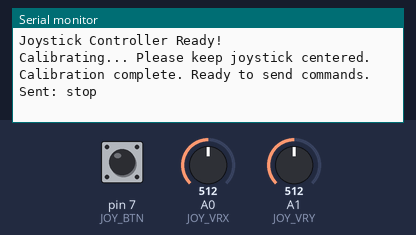
This sketch was run on a simulated Arduino Uno, built with avr-gcc and run on an emulated ATmega328P. Shown: the last lines printed to the serial monitor. Inputs (shaded band) come from the test bench; at power-on: A0 (JOY_VRX) = 512, A1 (JOY_VRY) = 512, pin 7 (JOY_BTN) HIGH.

Above: at 2.7 s.
2.8 s: A0 (JOY_VRX) set to 716
At 3.3 s:
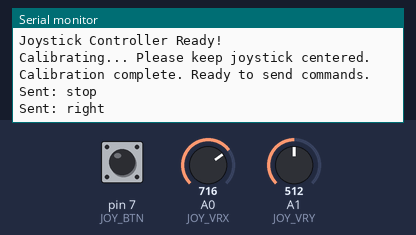
4.3 s: A1 (JOY_VRY) set to 716
At 4.7 s:
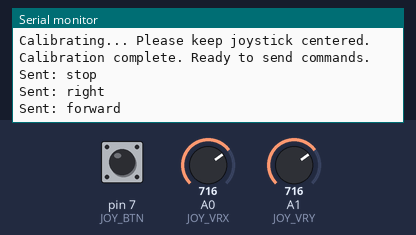
5.8 s: pin 7 (JOY_BTN) pulled LOW for 0.15 s
At 7.0 s:
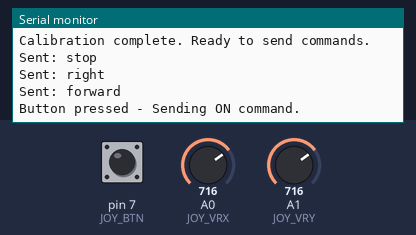
7.4 s: A1 (JOY_VRY) set to 306
At 8.7 s:
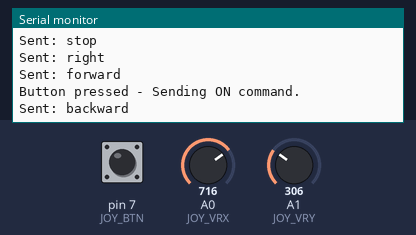

Measured:
- after the input at 2.8 s, the serial monitor: prints a new line at once (image 1)
- after the input at 4.3 s, the serial monitor: prints a new line at once (image 2)
- after the input at 5.8 s, the serial monitor: prints a new line at once (image 3)
- after the input at 7.4 s, the serial monitor: prints a new line at once (image 4)

The sketch:

joystick_controller.ino
```cpp
#include <SoftwareSerial.h>

// Configure SoftwareSerial for Bluetooth communication
SoftwareSerial BT(2, 3); // RX, TX for BLE module

// Joystick analog input pins
#define JOY_VRX A0 // Analog pin for X-axis
#define JOY_VRY A1 // Analog pin for Y-axis

// Optional joystick button pin
#define JOY_BTN 7

// --- Calibration Values ---
// These are crucial. You'll need to adjust them based on your specific joystick.
// Read your joystick's resting values using the debug code and enter them here.
#define CENTER_X 512 // Center value for X-axis (typically around 512)
#define CENTER_Y 512 // Center value for Y-axis (typically around 512)
#define DEADZONE 100 // Area around the center where no movement is detected (prevents drift)
#define MOVEMENT_THRESHOLD 200 // How far the joystick must move from the deadzone to trigger an action

// --- State Variables ---
String lastSentCommand = ""; // To avoid sending redundant commands

void setup() {
  // Initialize Serial communication at 38400 baud
  Serial.begin(38400);
  // Initialize Bluetooth serial communication at 38400 baud
  BT.begin(38400);

  // Set the button pin as an input with an internal pull-up resistor
  pinMode(JOY_BTN, INPUT_PULLUP);

  Serial.println("Joystick Controller Ready!");
  Serial.println("Calibrating... Please keep joystick centered.");
  delay(1500); // Give a moment for setup

  // Initial calibration check can be added here if needed, but the loop handles it.
  Serial.println("Calibration complete. Ready to send commands.");
}

void loop() {
  // Read raw analog values from the joystick
  int xVal = analogRead(JOY_VRX);
  int yVal = analogRead(JOY_VRY);
  bool buttonPressed = digitalRead(JOY_BTN) == LOW; // Button is LOW when pressed

  // Calculate deviation from the center for X and Y axes
  int xDiff = xVal - CENTER_X;
  int yDiff = yVal - CENTER_Y;

  String currentCommand = "stop"; // Default command is 'stop'

  // --- Determine Movement Command ---

  // Check if the joystick is outside the deadzone for any axis
  if (abs(xDiff) < DEADZONE && abs(yDiff) < DEADZONE) {
    // Joystick is in the neutral/deadzone
    currentCommand = "stop";
  } else if (yDiff > MOVEMENT_THRESHOLD) {
    // Joystick pushed forward (up on the axis)
    currentCommand = "forward";
  } else if (yDiff < -MOVEMENT_THRESHOLD) {
    // Joystick pulled backward (down on the axis)
    currentCommand = "backward";
  } else if (xDiff < -MOVEMENT_THRESHOLD) {
    // Joystick pushed left
    currentCommand = "left";
  } else if (xDiff > MOVEMENT_THRESHOLD) {
    // Joystick pushed right
    currentCommand = "right";
  }
  // If it's not neutral but doesn't meet a specific threshold, it might be a slight drift.
  // We default to 'stop' if no clear direction is detected.

  // --- Send Command Only if it Changes ---
  if (currentCommand != lastSentCommand) {
    sendCommand(currentCommand);
    lastSentCommand = currentCommand; // Update the last sent command
  }

  // --- Handle Button Press ---
  if (buttonPressed) {
    // Send "on" command when button is pressed
    // We send it directly without checking lastSentCommand to ensure it's registered
    Serial.println("Button pressed - Sending ON command.");
    BT.print("on\n"); // Send "on" followed by a newline
    // Add a small delay to prevent rapid re-triggering and debounce
    delay(300);
  }

  // Small delay to prevent overwhelming the serial buffer or Bluetooth module
  delay(100);
}

// Function to send command via Bluetooth and print to Serial Monitor
void sendCommand(String command) {
  BT.print(command);
  BT.print('\n'); // CRITICAL: Append a newline character
  Serial.print("Sent: ");
  Serial.println(command);
}
```
